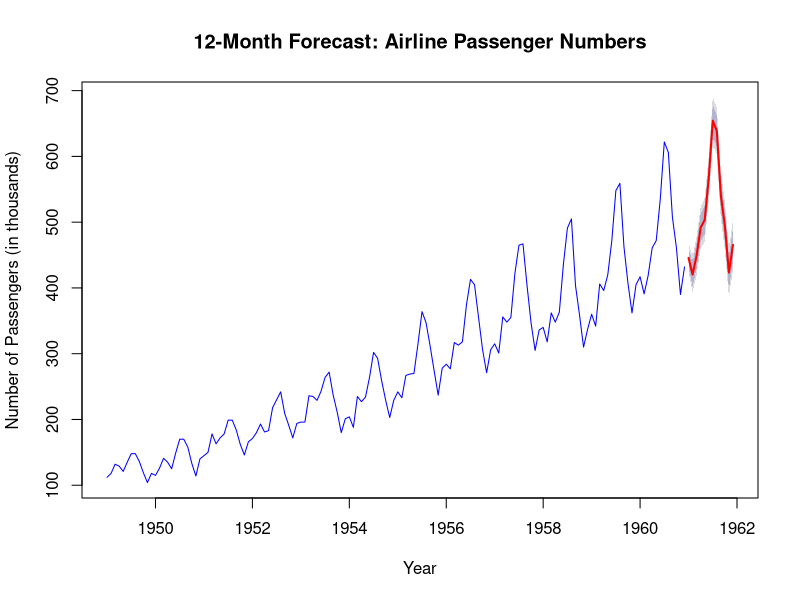

The R script that drew this image:
## ---- chunk 1
knitr::opts_chunk$set(echo = TRUE)
library(forecast)
## ---- chunk 2
data("AirPassengers")

#Fit an automated ARIMA model
# auto.arima automatically detects the trend and seasonality (SARIMA)
fit <- auto.arima(AirPassengers)

#Forecast for the next 12 months
passenger_forecast <- forecast(fit, h = 12)

## ---- chunk 3
plot(passenger_forecast, 
     main = "12-Month Forecast: Airline Passenger Numbers",
     ylab = "Number of Passengers (in thousands)", 
     xlab = "Year",
     col = "blue", fcol = "red")

#Print the numerical values of the forecast
print(passenger_forecast)
